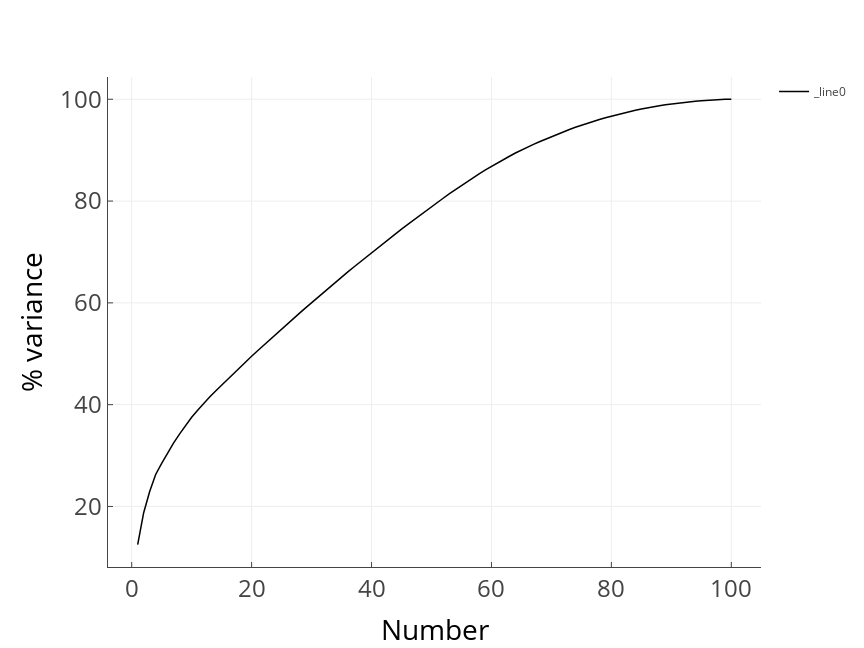

The notebook cell this image was saved under:
### Markdown cell above
# Find number of eigen-values of interest from denoising spectra

### Code cell
(eig_vals,eig_vecs,pc_scores)= ct.PCA_analysis(data_matrix.iloc[:,:-1].values,centered=True,clean_matrix=False,clean_threshold=2.0,write_PC_scores=True,write_path=write_file_path+'/data_matrix')
fig,axes =plt.subplots()
make_nice_axis(axes)
q = data_matrix.iloc[:,:-1].values.shape[0]/(data_matrix.iloc[:,:-1].values.shape[1]);
lambda_max = 1 + 1/q + 2/q**0.5;
print('Eigen values greater than 2*{} are {}'.format(lambda_max,np.where(eig_vals<2*lambda_max)[0][0]))
axes.plot(range(1,len(eig_vals)+1),eig_vals,Color='black')
axes.plot(range(1,len(eig_vals)+1),lambda_max*np.ones(len(eig_vals)),Color='grey')
axes.set_xscale('log')
axes.set_xlabel('Number')
axes.set_ylabel('Eigen value')
plt.show()

fig,axes =plt.subplots()
make_nice_axis(axes)
axes.plot(range(1,len(eig_vals)+1),np.cumsum(eig_vals)/sum(eig_vals)*100,Color='black')
axes.set_xlabel('Number')
axes.set_ylabel('% variance')
plotly_fig = tls.mpl_to_plotly(fig)
plotly_beautify(plotly_fig)
# py.plot(plotly_fig,filename=write_file_path+'/figures/interactive_prob_tSNE_'+str(tSNE_axis),auto_open=False)

py.iplot(plotly_fig)

### Figure 1 — Plotly figure (JSON) as saved in the notebook; plotly's stock layout.template omitted (floating-point values rounded to 4 significant figures)
{"data": [{"line": {"color": "rgba (0, 0, 0, 1)", "dash": "solid", "width": 1.5}, "mode": "lines", "name": "_line0", "type": "scatter", "uid": "4c32b8f2-979d-4bef-8144-fd68b0b2e11a", "x": [1, 2, 3, 4, 5, 6, 7, 8, 9, 10, 11, 12, 13, 14, 15, 16, 17, 18, 19, 20, 21, 22, 23, 24, 25, 26, 27, 28, 29, 30, 31, 32, 33, 34, 35, 36, 37, 38, 39, 40, 41, 42, 43, 44, 45, 46, 47, 48, 49, 50, 51, 52, 53, 54, 55, 56, 57, 58, 59, 60, 61, 62, 63, 64, 65, 66, 67, 68, 69, 70, 71, 72, 73, 74, 75, 76, 77, 78, 79, 80, 81, 82, 83, 84, 85, 86, 87, 88, 89, 90, 91, 92, 93, 94, 95, 96, 97, 98, 99, 100], "xaxis": "x", "y": [12.48, 18.77, 22.92, 26.28, 28.47, 30.57, 32.48, 34.27, 35.93, 37.53, 38.91, 40.26, 41.5, 42.69, 43.85, 45.01, 46.15, 47.28, 48.4, 49.5, 50.6, 51.68, 52.75, 53.81, 54.87, 55.91, 56.96, 57.99, 59.03, 60.05, 61.07, 62.09, 63.09, 64.08, 65.06, 66.04, 67.01, 67.96, 68.92, 69.87, 70.81, 71.74, 72.66, 73.58, 74.49, 75.39, 76.29, 77.18, 78.05, 78.91, 79.77, 80.61, 81.44, 82.26, 83.07, 83.86, 84.63, 85.38, 86.11, 86.81, 87.5, 88.16, 88.81, 89.44, 90.04, 90.6, 91.15, 91.66, 92.16, 92.66, 93.15, 93.63, 94.07, 94.49, 94.91, 95.3, 95.67, 96.02, 96.37, 96.68, 96.99, 97.28, 97.56, 97.83, 98.08, 98.33, 98.54, 98.73, 98.91, 99.07, 99.23, 99.37, 99.49, 99.61, 99.71, 99.81, 99.89, 99.97, 100, 100], "yaxis": "y"}], "layout": {"autosize": false, "height": 648, "hovermode": "closest", "margin": {"b": 81, "l": 108, "pad": 0, "r": 86, "t": 77}, "showlegend": true, "width": 864, "xaxis": {"anchor": "y", "domain": [0, 1], "mirror": false, "nticks": 8, "range": [-3.95, 105.0], "showgrid": true, "showline": true, "side": "bottom", "tickfont": {"size": 24}, "ticks": "inside", "title": {"font": {"color": "#000000", "size": 28}, "text": "Number"}, "type": "linear", "zeroline": false}, "yaxis": {"anchor": "x", "domain": [0, 1], "mirror": false, "nticks": 7, "range": [8.105, 104.4], "showgrid": true, "showline": true, "side": "left", "tickfont": {"size": 24}, "ticks": "inside", "title": {"font": {"color": "#000000", "size": 28}, "text": "% variance"}, "type": "linear", "zeroline": false}}}
